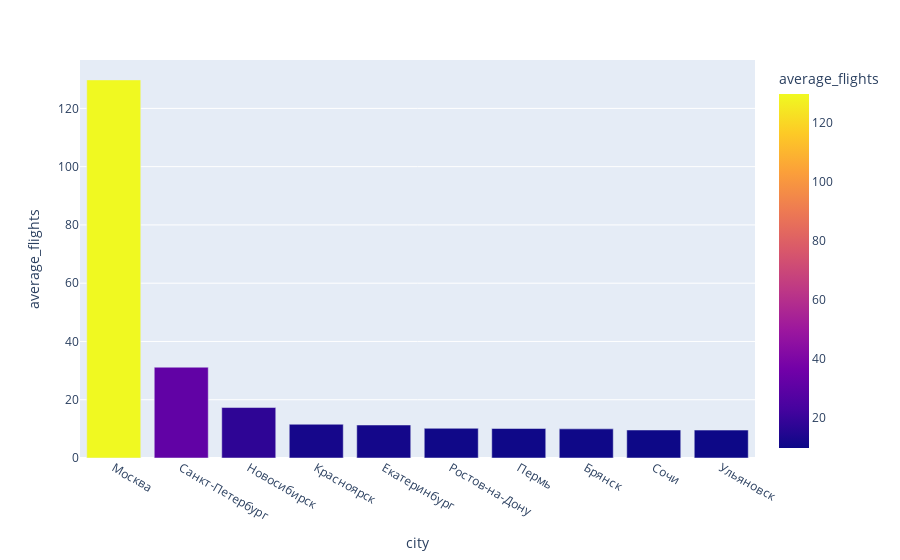

Notebook code for this chart:
### Code cell
display(px.bar(top_10_city, x = 'city', y = 'average_flights',
               color = 'average_flights',
              title = ''))

### Figure 1 — Plotly figure (JSON) as saved in the notebook; plotly's stock layout.template omitted (floating-point values rounded to 4 significant figures)
{"data": [{"alignmentgroup": "True", "hovertemplate": "city=%{x}<br>average_flights=%{marker.color}<extra></extra>", "legendgroup": "", "marker": {"color": [129.8, 31.16, 17.32, 11.58, 11.32, 10.19, 10.13, 10, 9.613, 9.581], "coloraxis": "coloraxis"}, "name": "", "offsetgroup": "", "orientation": "v", "showlegend": false, "textposition": "auto", "type": "bar", "x": ["Москва", "Санкт-Петербург", "Новосибирск", "Красноярск", "Екатеринбург", "Ростов-на-Дону", "Пермь", "Брянск", "Сочи", "Ульяновск"], "xaxis": "x", "y": [129.8, 31.16, 17.32, 11.58, 11.32, 10.19, 10.13, 10, 9.613, 9.581], "yaxis": "y"}], "layout": {"barmode": "relative", "coloraxis": {"colorbar": {"title": {"text": "average_flights"}}, "colorscale": [[0, "#0d0887"], [0.1111, "#46039f"], [0.2222, "#7201a8"], [0.3333, "#9c179e"], [0.4444, "#bd3786"], [0.5556, "#d8576b"], [0.6667, "#ed7953"], [0.7778, "#fb9f3a"], [0.8889, "#fdca26"], [1, "#f0f921"]]}, "legend": {"tracegroupgap": 0}, "margin": {"t": 60}, "xaxis": {"anchor": "y", "domain": [0, 1], "title": {"text": "city"}}, "yaxis": {"anchor": "x", "domain": [0, 1], "title": {"text": "average_flights"}}}}
